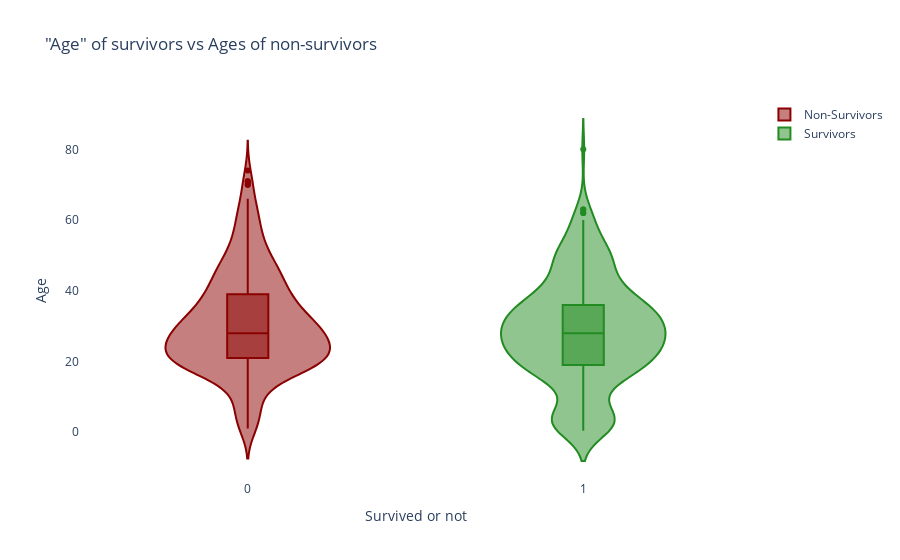

The cell this chart's notebook holds for it:
### Code cell
# Filling in the data inside the Violin Objects
import plotly.graph_objs as go
violin_survivors = go.Violin(
    y=df_survivors['Age'],
    x=df_survivors['Survived'],
    name='Survivors',
    marker_color='forestgreen',
    box_visible=True)

violin_nonsurvivors = go.Violin(
    y=df_nonsurvivors['Age'],
    x=df_nonsurvivors['Survived'],
    name='Non-Survivors',
    marker_color='darkred',
    box_visible=True)

data1 = [violin_nonsurvivors, violin_survivors]


# Plot's Layout (background color, title, etc.)
layout = go.Layout(
    paper_bgcolor='rgba(0,0,0,0)',
    plot_bgcolor='rgba(0,0,0,0)',
    title='"Age" of survivors vs Ages of non-survivors',
  xaxis=dict(
        title='Survived or not'
    ),
    yaxis=dict(
        title='Age'
    )
)

fig = go.Figure(data=data1, layout=layout)
fig.show()

### Figure 1 — Plotly figure (JSON) as saved in the notebook; plotly's stock layout.template omitted (floating-point values rounded to 4 significant figures; data arrays with more than 128 entries replaced by an {"elided": "..."} marker saying what was removed)
{"data": [{"box": {"visible": true}, "marker": {"color": "darkred"}, "name": "Non-Survivors", "type": "violin", "x": {"elided": "549 int values"}, "y": {"elided": "549 float values"}}, {"box": {"visible": true}, "marker": {"color": "forestgreen"}, "name": "Survivors", "type": "violin", "x": {"elided": "342 int values"}, "y": {"elided": "342 float values"}}], "layout": {"paper_bgcolor": "rgba(0,0,0,0)", "plot_bgcolor": "rgba(0,0,0,0)", "title": {"text": "\"Age\" of survivors vs Ages of non-survivors"}, "xaxis": {"title": {"text": "Survived or not"}}, "yaxis": {"title": {"text": "Age"}}}}
